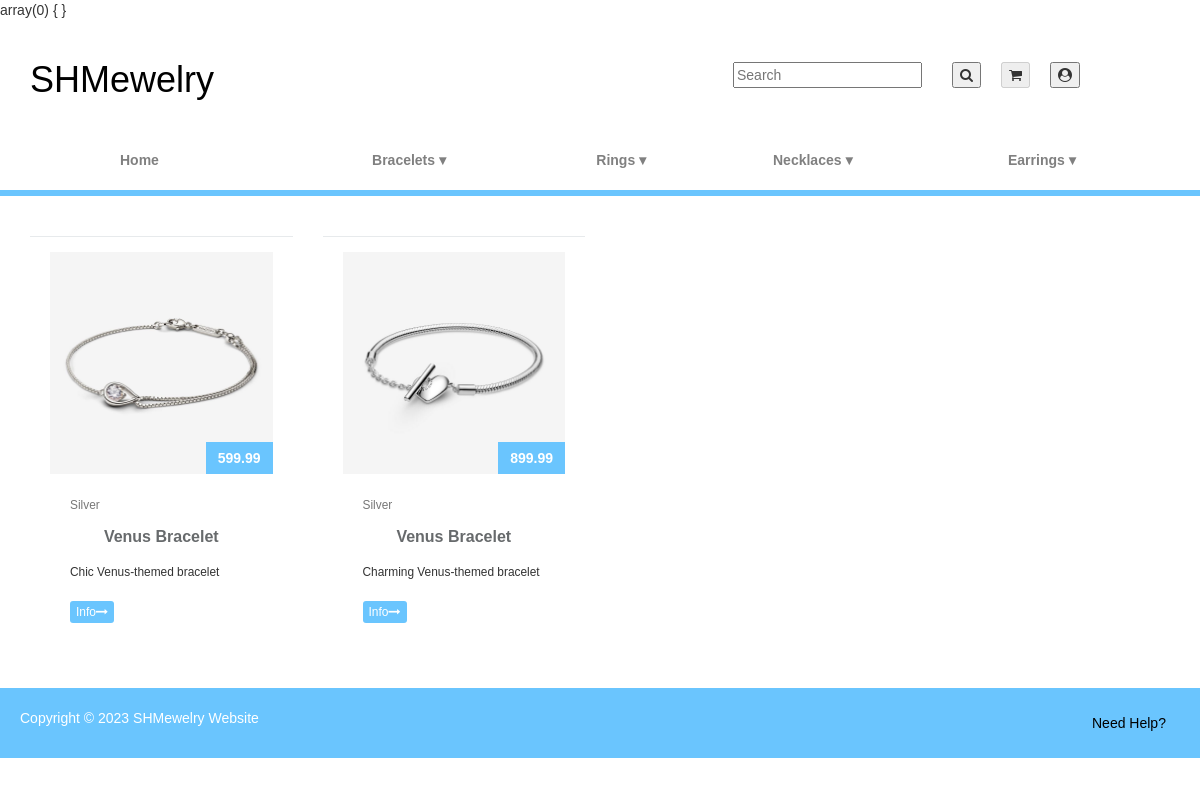
Before: /index.php?controller=product&action=read&type=bracelet&material=Silver with the older database file.
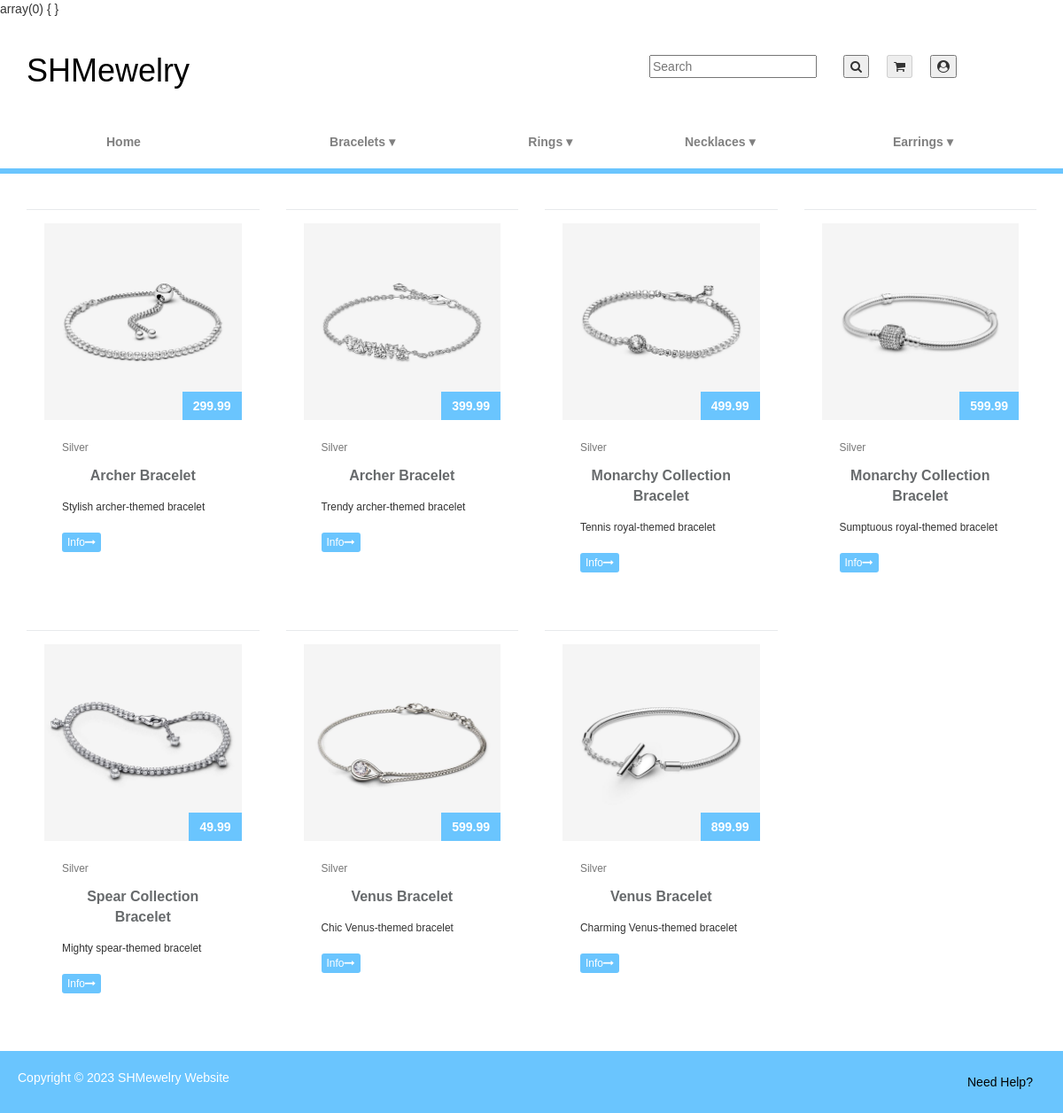
After: the same page with the newer database file.
### tables this page shows
CREATE TABLE PRODUCT (
    PRODUCT_ID INT AUTO_INCREMENT PRIMARY KEY,
    NAME VARCHAR(35),
    DESCRIPTION TEXT,
    PRICE DECIMAL(10, 2),
    MANUFACTURER VARCHAR(35),
    COLOR VARCHAR(35),
    MATERIAL VARCHAR(35),
    TYPE VARCHAR(35),
    SIZE VARCHAR(50),
    STOCK INT,
    PRODUCT_IMAGE VARCHAR(255)
);

### Models/Product.php (called while the page is built, shortened)
<?php
include_once(__DIR__ . '/../db_connection.php');
class Product{
public static function read()
{
    $result = array();
    if (isset($_GET['material'])) {
        $result = Product::viewByJewelrySubtype();
    } else {
        $result = Product::viewByJewelryType();
    }
    return $result;
}
private static function viewByJewelrySubtype(){
    global $conn;
    $type = isset($_GET['type']) ? $_GET['type'] : 'ring';
    $material = isset($_GET['material']) ? $_GET['material'] : 'gold';
    $sql = "SELECT * FROM `PRODUCT` WHERE `TYPE` = ? AND `MATERIAL` = ?;";
    $stmt = $conn->prepare($sql);
    $stmt->bind_param('ss', $type, $material);
    $stmt->execute();
    $result = $stmt->get_result();
    if ($result->num_rows > 0) {
        $rows = array();
        while ($row = $result->fetch_assoc()) {
            $rows[] = $row;
        }
        return $rows;
    }
    return null;
}
}
?>

### Views/Product/read.php (the view, shortened to what this page needs)
<!DOCTYPE html>
<html lang="en">
<head>
    <link href="https://netdna.bootstrapcdn.com/bootstrap/3.3.6/css/bootstrap.min.css" rel="stylesheet">
    <link rel="stylesheet" href="CSS/product_listing.css">
    <link rel="stylesheet" href="CSS/shared.css">
</head>
<body>
    <?php include_once __DIR__ . "/../../navbar.php"; ?>
    <div class="container">
    <?php
    if (isset($data) && is_array($data) && !empty($data)) {
        foreach ($data as $row=> $product) {
            if ($row % 4 == 0) {
                echo '<div class="row">';
            }
            echo <<<ECHO
            <div class="col-md-3">
                <div class="ibox">
                    <div class="ibox-content product-box">
                        <div class="product-imitation">
                            <img src="assets/images/{$product['PRODUCT_IMAGE']}" alt="{$product['PRODUCT_IMAGE']}">
                        </div>
                        <div class="product-desc">
                            <span class="product-price">
                               {$product['PRICE']}
                            </span>
                            <small class="text-muted">{$product['MATERIAL']}</small>
                            <a href="index.php?controller=product&action=view&id={$product['PRODUCT_ID']}" class="product-name">{$product['NAME']}</a>
                            <div class="small m-t-xs">
                                {$product['DESCRIPTION']}
                            </div>
                            <div class="m-t text-righ">
                                <a href="index.php?controller=product&action=view&id={$product['PRODUCT_ID']}" class="btn btn-xs btn-blue">Info<i
                                        class="fa fa-long-arrow-right"></i> </a>
                            </div>
                        </div>
                    </div>
                </div>
            </div>
            ECHO;
            if ($row % 4 == 3 || $row == count($data) - 1) {
                echo '</div>';
            }
        }
    }
    ?>
    </div>
</body>
</html>

Changed rows visible on the page:
now on this page (row edited): product: PRODUCT_IMAGE (picture), PRICE "299.99", MATERIAL "Silver", NAME "Archer Bracelet", DESCRIPTION "Stylish archer-themed bracelet"
now on this page (row edited): product: PRODUCT_IMAGE (picture), PRICE "399.99", MATERIAL "Silver", NAME "Archer Bracelet", DESCRIPTION "Trendy archer-themed bracelet"
now on this page (row edited): product: PRODUCT_IMAGE (picture), PRICE "499.99", MATERIAL "Silver", NAME "Monarchy Collection Bracelet", DESCRIPTION "Tennis royal-themed bracelet"
now on this page (row edited): product: PRODUCT_IMAGE (picture), PRICE "599.99", MATERIAL "Silver", NAME "Monarchy Collection Bracelet", DESCRIPTION "Sumptuous royal-themed bracelet"
now on this page (row edited): product: PRODUCT_IMAGE (picture), PRICE "49.99", MATERIAL "Silver", NAME "Spear Collection Bracelet", DESCRIPTION "Mighty spear-themed bracelet"
